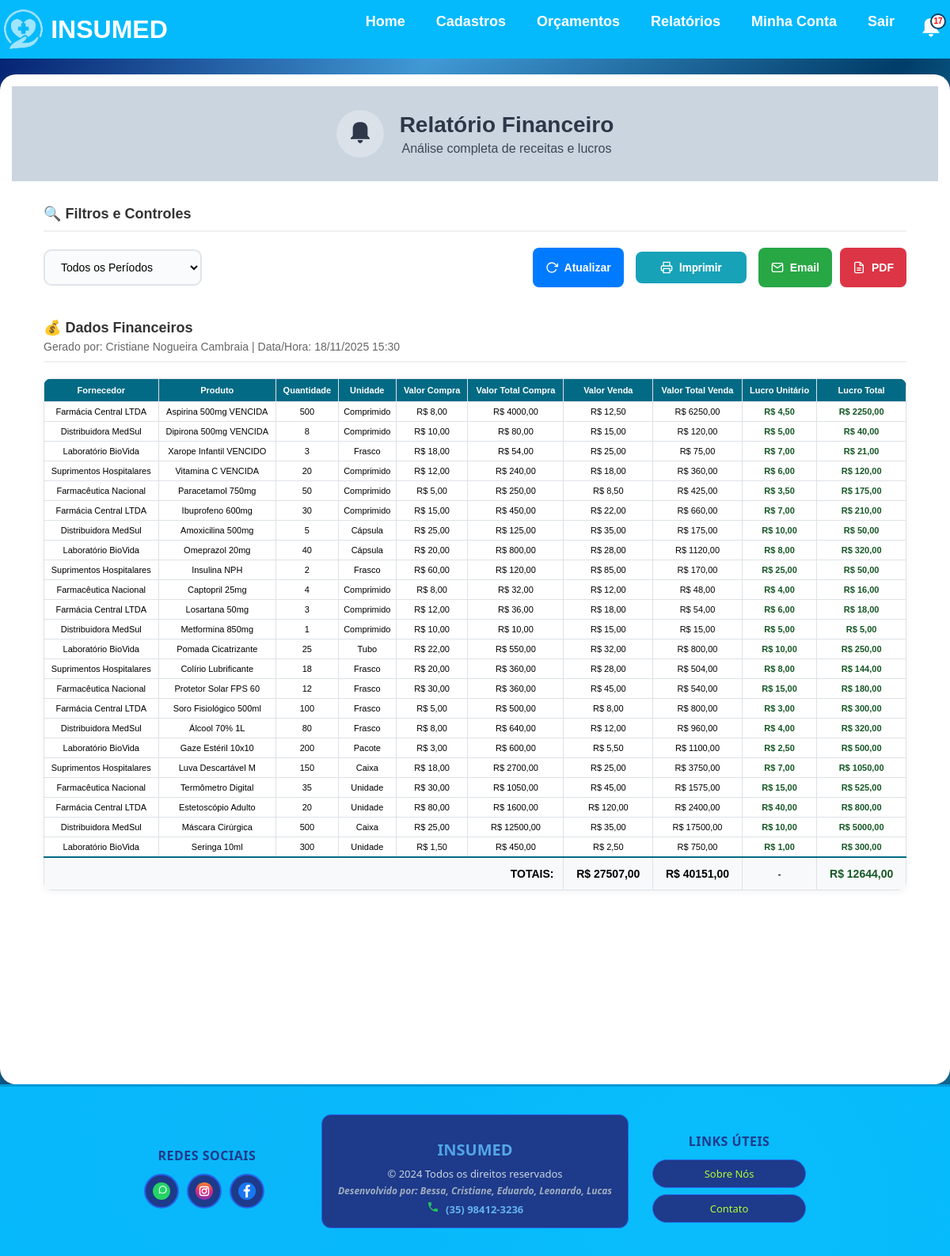
The page /relatorio-financeiro/ (signed in) on the database its author committed.
### app/models.py (models this page shows, shortened)
class Usuario(models.Model):
    UF_CHOICES = [
        ('AC', 'Acre'), ('AL', 'Alagoas'), ('AP', 'Amapá'), ('AM', 'Amazonas'),
        ('BA', 'Bahia'), ('CE', 'Ceará'), ('DF', 'Distrito Federal'), ('ES', 'Espírito Santo'),
        ('GO', 'Goiás'), ('MA', 'Maranhão'), ('MT', 'Mato Grosso'), ('MS', 'Mato Grosso do Sul'),
        ('MG', 'Minas Gerais'), ('PA', 'Pará'), ('PB', 'Paraíba'), ('PR', 'Paraná'),
        ('PE', 'Pernambuco'), ('PI', 'Piauí'), ('RJ', 'Rio de Janeiro'), ('RN', 'Rio Grande do Norte'),
        ('RS', 'Rio Grande do Sul'), ('RO', 'Rondônia'), ('RR', 'Roraima'), ('SC', 'Santa Catarina'),
        ('SP', 'São Paulo'), ('SE', 'Sergipe'), ('TO', 'Tocantins')
    ]
    nome = models.CharField(max_length=200, unique=True)
    email = models.EmailField(max_length=200, unique=True)
    cpf = models.CharField(max_length=20, unique=True)
    endereco = models.CharField(max_length=200)
    cidade = models.CharField(max_length=200)
    uf = models.CharField(max_length=2, choices=UF_CHOICES)
    telefone = models.CharField(max_length=20)
    data_nascimento = models.DateField()
    senha = models.CharField(max_length=128)
    ativo = models.BooleanField(default=True)
    tentativas_login = models.IntegerField(default=0)
    bloqueado = models.BooleanField(default=False)
    data_bloqueio = models.DateTimeField(null=True, blank=True)

class Fornecedor(models.Model):
    nome = models.CharField(max_length=200, unique=True)
    cnpj = models.CharField(max_length=20, unique=True)  # Usar CharField pois pode conter caracteres especiais
    endereco = models.CharField(max_length=200)
    bairro = models.CharField(max_length=200)
    complemento = models.CharField(max_length=200, blank=True, null=True)  # Pode ser opcional
    data_nascimento = models.DateField()
    cidade = models.CharField(max_length=200)
    uf = models.CharField(max_length=2)
    cep = models.CharField(max_length=10)  # Também CharField por conta do formato
    email = models.EmailField(max_length=200)  # Melhor usar EmailField para validação
    telefone = models.CharField(max_length=20)
    ativo = models.BooleanField(default=True)

class Produto(models.Model):
    UNIDADE_CHOICES = [
        ('Unidades', 'Unidades'),
        ('Caixa', 'Caixa'),
    ]
    nome = models.CharField(max_length=100)
    codigo_barras = models.CharField(max_length=50, blank=True, null=True, unique=True)
    preco = models.DecimalField(max_digits=10, decimal_places=2)
    preco_compra = models.DecimalField(max_digits=10, decimal_places=2, blank=True, null=True)
    descricao = models.TextField(blank=True, null=True)
    fornecedor = models.ForeignKey(Fornecedor, on_delete=models.CASCADE, related_name="produtos", null=True, blank=True)
    data_hora = models.DateTimeField(default=timezone.now)
    unidade = models.CharField(max_length=50, choices=UNIDADE_CHOICES, default="Unidades")
    quantidade = models.IntegerField()
    validade = models.DateField(blank=True, null=True)
    observacao = models.TextField(blank=True, null=True)

### app/views.py (the view)
# urls.py: path('relatorio-financeiro/', views.relatorio_financeiro, name='relatorio_financeiro'),
@login_required_custom
def relatorio_financeiro(request):
    periodo = request.GET.get('periodo')
    produtos = Produto.objects.all()
    if periodo and periodo.isdigit():
        dias = int(periodo)
        data_limite = timezone.now() - timedelta(days=dias)
        produtos = produtos.filter(data_hora__gte=data_limite)
    produtos_agrupados = {}
    for produto in produtos:
        fornecedor_nome = produto.fornecedor.nome if produto.fornecedor else "Sem fornecedor"
        preco_venda = produto.preco or 0
        chave = f"{produto.nome.lower().strip()}_{fornecedor_nome.lower().strip()}_{preco_venda}"
        if chave in produtos_agrupados:
            produtos_agrupados[chave]['quantidade'] += produto.quantidade or 0
        else:
            produtos_agrupados[chave] = {
                'nome': produto.nome,
                'fornecedor': produto.fornecedor,
                'quantidade': produto.quantidade or 0,
                'unidade': produto.unidade,
                'preco_compra': produto.preco_compra or 0,
                'preco': produto.preco or 0
            }
    produtos_financeiros = []
    total_compra = 0
    total_venda = 0
    for item in produtos_agrupados.values():
        preco_compra = item['preco_compra']
        preco_venda = item['preco']
        quantidade = item['quantidade']
        valor_total_compra = preco_compra * quantidade
        valor_total_venda = preco_venda * quantidade
        lucro_unitario = preco_venda - preco_compra
        lucro_total = lucro_unitario * quantidade
        produto_agrupado = type('obj', (object,), {
            'nome': item['nome'],
            'fornecedor': item['fornecedor'],
            'quantidade': quantidade,
            'unidade': item['unidade'],
            'preco_compra': f"{preco_compra:.2f}".replace('.', ','),
            'preco': f"{preco_venda:.2f}".replace('.', ','),
            'valor_total_compra': f"{valor_total_compra:.2f}".replace('.', ','),
            'valor_total_venda': f"{valor_total_venda:.2f}".replace('.', ','),
            'lucro_unitario': f"{lucro_unitario:.2f}".replace('.', ','),
            'lucro_total': f"{lucro_total:.2f}".replace('.', ',')
        })
        total_compra += valor_total_compra
        total_venda += valor_total_venda
        produtos_financeiros.append(produto_agrupado)
    lucro_geral = total_venda - total_compra
    usuario_logado = None
    if 'usuario_logado' in request.session:
        try:
            usuario_logado = Usuario.objects.get(id=request.session['usuario_logado'])
        except Usuario.DoesNotExist:
            pass
    return render(request, 'relatorio_financeiro.html', {
        'produtos': produtos_financeiros,
        'total_compra': f"{total_compra:.2f}".replace('.', ','),
        'total_venda': f"{total_venda:.2f}".replace('.', ','),
        'lucro_geral': f"{lucro_geral:.2f}".replace('.', ','),
        'periodo': periodo,
        'usuario_logado': usuario_logado,
        'data_hora_relatorio': timezone.now()
    })

### app/templates/relatorio_financeiro.html (shortened to what this page needs)
{% extends "base.html" %}
{% load static %}
{% block content %}
<div class="financeiro-container">
    <div class="header-section">
        <div class="icon-title">
            <div class="icon-circle">
            </div>
            <div>
                <h1>Relatório Financeiro</h1>
                <p>Análise completa de receitas e lucros</p>
            </div>
        </div>
    </div>
    <div class="controls-section">
        <div class="section-header">
            <h3>🔍 Filtros e Controles</h3>
        </div>
        <div class="controls-content">
            <div class="search-group">
                <select onchange="filtrarPeriodo(this.value)" class="period-select">
                    <option value="" {% if not periodo %}selected{% endif %}>Todos os Períodos</option>
                </select>
            </div>
            <div class="action-buttons">
                <button onclick="location.reload()" class="btn-action btn-primary">
                    <svg width="16" height="16" viewBox="0 0 24 24" fill="none" stroke="currentColor" stroke-width="2">
                        <polyline points="23,4 23,10 17,10"></polyline>
                        <path d="M20.49,15a9,9,0,1,1-2.12-9.36L23,10"></path>
                    </svg>
                    Atualizar
                </button>
                <button type="button" onclick="window.print()" class="btn-action btn-info">
                    <svg width="16" height="16" viewBox="0 0 24 24" fill="none" stroke="currentColor" stroke-width="2">
                        <polyline points="6,9 6,2 18,2 18,9"></polyline>
                        <path d="M6,18H4a2,2 0 0,1-2-2v-5a2,2 0 0,1,2-2H20a2,2 0 0,1,2,2v5a2,2 0 0,1-2,2H18"></path>
                        <polyline points="6,14 18,14 18,22 6,22 6,14"></polyline>
                    </svg>
                    Imprimir
                </button>
                <button type="button" onclick="enviarEmail()" class="btn-action btn-success">
                    <svg width="16" height="16" viewBox="0 0 24 24" fill="none" stroke="currentColor" stroke-width="2">
                        <path d="M4 4h16c1.1 0 2 .9 2 2v12c0 1.1-.9 2-2 2H4c-1.1 0-2-.9-2-2V6c0-1.1.9-2 2-2z"></path>
                        <polyline points="22,6 12,13 2,6"></polyline>
                    </svg>
                    Email
                </button>
                <a href="{% url 'exportar_financeiro_pdf' %}?{% if periodo %}periodo={{ periodo }}{% endif %}" class="btn-action btn-danger">
                    <svg width="16" height="16" viewBox="0 0 24 24" fill="none" stroke="currentColor" stroke-width="2">
                        <path d="M14 2H6a2 2 0 0 0-2 2v16a2 2 0 0 0 2 2h12a2 2 0 0 0 2-2V8z"></path>
                        <polyline points="14,2 14,8 20,8"></polyline>
                        <line x1="16" y1="13" x2="8" y2="13"></line>
                        <line x1="16" y1="17" x2="8" y2="17"></line>
                    </svg>
                    PDF
                </a>
            </div>
        </div>
    </div>
    <div class="data-section">
        <div class="section-header">
            <h3>💰 Dados Financeiros</h3>
            {% if usuario_logado %}
            <p style="margin: 5px 0 0 0; font-size: 14px; color: #666;">
                Gerado por: {{ usuario_logado.nome }} | Data/Hora: {{ data_hora_relatorio|date:"d/m/Y H:i" }}
            </p>
            {% endif %}
        </div>
        <div class="table-responsive">
            <table class="modern-table">
                <thead>
                    <tr>
                        <th>Fornecedor</th>
                        <th>Produto</th>
                        <th>Quantidade</th>
                        <th>Unidade</th>
                        <th>Valor Compra</th>
                        <th>Valor Total Compra</th>
                        <th>Valor Venda</th>
                        <th>Valor Total Venda</th>
                        <th>Lucro Unitário</th>
                        <th>Lucro Total</th>
                    </tr>
                </thead>
                <tbody>
                    {% for produto in produtos %}
                    <tr class="produto-row" data-produto="{{ produto.nome|lower }}" data-fornecedor="{{ produto.fornecedor.nome|default:'sem fornecedor'|lower }}" data-codigo="{{ produto.codigo_barras|default:''|lower }}">
                        <td class="text-center">{{ produto.fornecedor.nome|default:"Sem fornecedor" }}</td>
                        <td class="text-center">{{ produto.nome }}</td>
                        <td class="text-center">{{ produto.quantidade }}</td>
                        <td class="text-center">{{ produto.unidade }}</td>
                        <td class="text-center">R$ {{ produto.preco_compra|default:"0,00" }}</td>
                        <td class="text-center">R$ {{ produto.valor_total_compra|default:"0,00" }}</td>
                        <td class="text-center">R$ {{ produto.preco }}</td>
                        <td class="text-center">R$ {{ produto.valor_total_venda }}</td>
                        <td class="text-center">
                            {% if produto.lucro_unitario >= 0 %}
                                <span style="color: #28a745; font-weight: bold;">R$ {{ produto.lucro_unitario }}</span>
                            {% else %}
                                <span style="color: #155724; font-weight: bold;">R$ {{ produto.lucro_unitario }}</span>
                            {% endif %}
                        </td>
                        <td class="text-center">
                            {% if produto.lucro_total >= 0 %}
                                <span style="color: #28a745; font-weight: bold;">R$ {{ produto.lucro_total }}</span>
                            {% else %}
                                <span style="color: #155724; font-weight: bold;">R$ {{ produto.lucro_total }}</span>
                            {% endif %}
                        </td>
                    </tr>
                    {% empty %}
                    <tr id="nenhumProdutoFinanceiro">
                        <td colspan="10" class="text-center no-data">Nenhum produto encontrado</td>
                    </tr>
                    {% endfor %}
                </tbody>
                <tfoot>
                    <tr style="background: #f8f9fa; font-weight: bold; border-top: 2px solid #026a84;">
                        <td colspan="6" class="text-right" style="padding: 12px; font-size: 14px;">TOTAIS:</td>
                        <td class="text-center" style="padding: 12px; font-size: 14px;">R$ {{ total_compra|default:"0,00" }}</td>
                        <td class="text-center" style="padding: 12px; font-size: 14px;">R$ {{ total_venda|default:"0,00" }}</td>
                        <td class="text-center">-</td>
                        <td class="text-center" style="padding: 12px; font-size: 14px;">
                            {% if lucro_geral >= 0 %}
                                <span style="color: #28a745; font-weight: bold;">R$ {{ lucro_geral|default:"0,00" }}</span>
                            {% else %}
                                <span style="color: #155724; font-weight: bold;">R$ {{ lucro_geral|default:"0,00" }}</span>
                            {% endif %}
                        </td>
                    </tr>
                </tfoot>
            </table>
        </div>
    </div>
    <div style="height: 200px;"></div>
</div>
{% endblock %}

### rows shown on the page
Usuario: nome "Cristiane Nogueira Cambraia"
Fornecedor: fornecedor.nome "Farmácia Central LTDA" "Farmácia Central LTDA" "Farmácia Central LTDA" "Farmácia Central LTDA" "Farmácia Central LTDA"
Produto: nome "Aspirina 500mg VENCIDA", unidade "Comprimido"
Fornecedor: fornecedor.nome "Distribuidora MedSul" "Distribuidora MedSul" "Distribuidora MedSul" "Distribuidora MedSul" "Distribuidora MedSul"
Produto: nome "Dipirona 500mg VENCIDA", unidade "Comprimido"
Fornecedor: fornecedor.nome "Laboratório BioVida" "Laboratório BioVida" "Laboratório BioVida" "Laboratório BioVida" "Laboratório BioVida"
Produto: nome "Xarope Infantil VENCIDO", unidade "Frasco"
Fornecedor: fornecedor.nome "Suprimentos Hospitalares" "Suprimentos Hospitalares" "Suprimentos Hospitalares" "Suprimentos Hospitalares"
Produto: nome "Vitamina C VENCIDA", unidade "Comprimido"
Fornecedor: fornecedor.nome "Farmacêutica Nacional" "Farmacêutica Nacional" "Farmacêutica Nacional" "Farmacêutica Nacional"
Produto: nome "Paracetamol 750mg", unidade "Comprimido"
Produto: nome "Ibuprofeno 600mg", unidade "Comprimido"
Produto: nome "Amoxicilina 500mg", unidade "Cápsula"
Produto: nome "Omeprazol 20mg", unidade "Cápsula"
Produto: nome "Insulina NPH", unidade "Frasco"
Produto: nome "Captopril 25mg", unidade "Comprimido"
Produto: nome "Losartana 50mg", unidade "Comprimido"
Produto: nome "Metformina 850mg", unidade "Comprimido"
Produto: nome "Pomada Cicatrizante", unidade "Tubo"
Produto: nome "Colírio Lubrificante", unidade "Frasco"
Produto: nome "Protetor Solar FPS 60", unidade "Frasco"
Produto: nome "Soro Fisiológico 500ml", unidade "Frasco"
Produto: nome "Álcool 70% 1L", unidade "Frasco"
Produto: nome "Gaze Estéril 10x10", unidade "Pacote"
Produto: nome "Luva Descartável M", unidade "Caixa"
Produto: nome "Termômetro Digital", unidade "Unidade"
Produto: nome "Estetoscópio Adulto", unidade "Unidade"
Produto: nome "Máscara Cirúrgica", unidade "Caixa"
Produto: nome "Seringa 10ml", unidade "Unidade"

### other values the page prints
{{ produto.quantidade }} "500" "8" "3" "20" "50" "30" "5" "40" "2" "4" "3" "1" "25" "18" "12" "100" "80" "200" "150" "35" "20" "500" "300"
{{ produto.preco_compra|default:"0,00" }} "8,00" "10,00" "18,00" "12,00" "5,00" "15,00" "25,00" "20,00" "60,00" "8,00" "12,00" "10,00" "22,00" "20,00" "30,00" "5,00" "8,00" "3,00" "18,00" "30,00" "80,00" "25,00" "1,50"
{{ produto.valor_total_compra|default:"0,00" }} "4000,00" "80,00" "54,00" "240,00" "250,00" "450,00" "125,00" "800,00" "120,00" "32,00" "36,00" "10,00" "550,00" "360,00" "360,00" "500,00" "640,00" "600,00" "2700,00" "1050,00" "1600,00" "12500,00" "450,00"
{{ produto.preco }} "12,50" "15,00" "25,00" "18,00" "8,50" "22,00" "35,00" "28,00" "85,00" "12,00" "18,00" "15,00" "32,00" "28,00" "45,00" "8,00" "12,00" "5,50" "25,00" "45,00" "120,00" "35,00" "2,50"
{{ produto.valor_total_venda }} "6250,00" "120,00" "75,00" "360,00" "425,00" "660,00" "175,00" "1120,00" "170,00" "48,00" "54,00" "15,00" "800,00" "504,00" "540,00" "800,00" "960,00" "1100,00" "3750,00" "1575,00" "2400,00" "17500,00" "750,00"
{{ produto.lucro_unitario }} "4,50" "5,00" "7,00" "6,00" "3,50" "7,00" "10,00" "8,00" "25,00" "4,00" "6,00" "5,00" "10,00" "8,00" "15,00" "3,00" "4,00" "2,50" "7,00" "15,00" "40,00" "10,00" "1,00"
{{ produto.lucro_total }} "2250,00" "40,00" "21,00" "120,00" "175,00" "210,00" "50,00" "320,00" "50,00" "16,00" "18,00" "5,00" "250,00" "144,00" "180,00" "300,00" "320,00" "500,00" "1050,00" "525,00" "800,00" "5000,00" "300,00"
{{ total_compra|default:"0,00" }} "27507,00"
{{ total_venda|default:"0,00" }} "40151,00"
{{ lucro_geral|default:"0,00" }} "12644,00"
